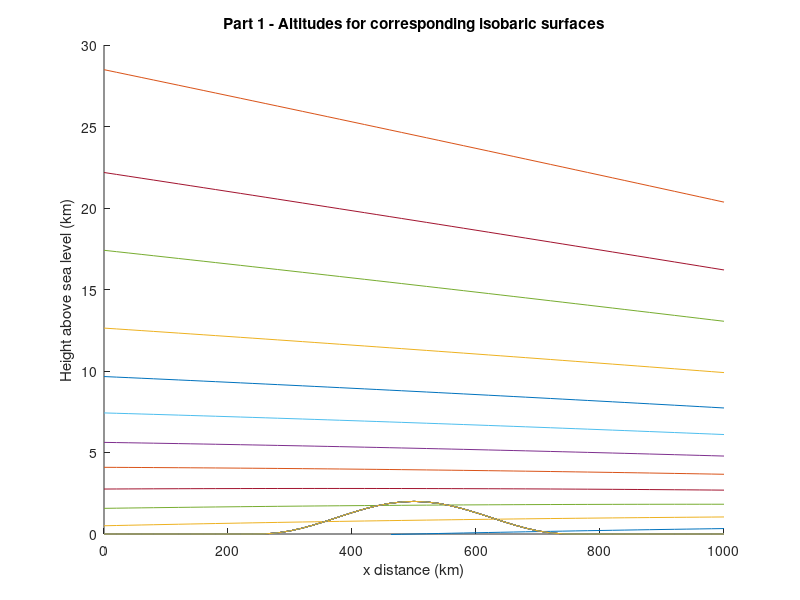
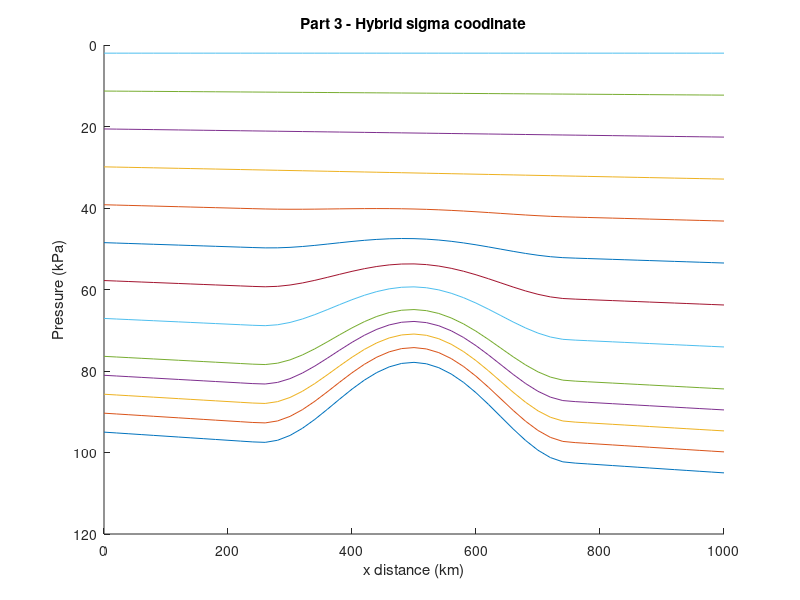
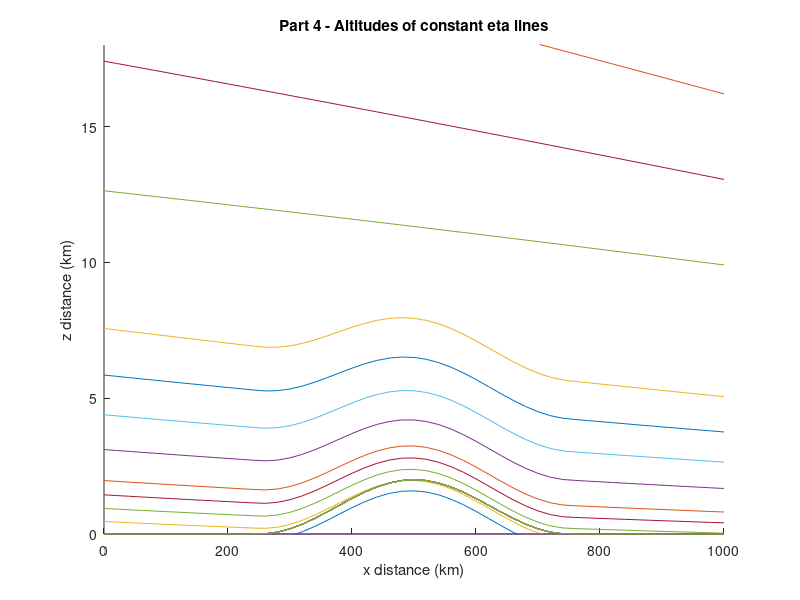

These charts were generated, in order, by the following MATLAB code:
clear all
close all
%% Inputs
xkm = 0:20:1000;
zkm = 0:1:30;
dx = 20;
dz = 1;
pi_top = 2;
eta_c = 0.3;
a = 0.0293;
P = [100 90 80 70 60 50 40 30 20 10 5 2];
eta = [1, 0.95, 0.9, 0.85, 0.8, 0.7, 0.6, 0.5, 0.4, 0.3, 0.2, 0.1, 0];
%% Temperature
%This loop creates a [31,51] matrix where each row represents the
%temperatures across x for one z value
T_matrix = zeros(length(zkm),length(xkm));
for i=1:length(zkm)
    zkm_calc = zkm(i);
    if zkm_calc < 12
        T = (40 - 0.08.*xkm) - 6.5*zkm_calc + 273; %K
    else
        T = (40-0.08.*xkm) - 6.5*12 + 273; %K
    end
    T_matrix(i,:) = T;
end
%% Q1)
%Find:  On an x-z graph, plot the altitudes (km) of the following isobaric surfaces:
%100, 90, 80, 70, 60, 50, 40, 30, 20, 10, 5, 2 kPa.
%On the same plot, plot the altitude of Zground. 
%% Altitude
alt = zeros(length(P), length(xkm));
Pms1 = 95 + 0.01.*xkm;
z = 0; %corresponding to Pms1
%P(1) = Pms1;
z = -log(P(1)./Pms1)*a.*T_matrix(1,:) + z;
alt(1,:)=z;
for k=2:length(P)
    if z < 12
        T = (40 - 0.08.*xkm) - 6.5*z + 273; %K
    else
        T = (40-0.08.*xkm) - 6.5*12 + 273; %K
    end
    z = -log(P(k)./P(k-1))*a.*T + z;
    alt(k,:)=z;
end
%% Zground
Zground=zeros(1,length(xkm));
for j=1:length(xkm)
    %xkm_calc=xkm(j);
    if 250 < xkm(j) && xkm(j) < 750
        Zground_km = 1 + cos(2*3.14159.*(xkm(j) - 500)/500);
    else
        Zground_km = 0;
    end
    Zground(1,j)=Zground_km;
end
%% Plot Altitudes
figure(1)
hold on
for m=1:length(P)
    plot(xkm,alt(m,:))
    plot(xkm,Zground)
    ylim([0 30])
    xlabel('x distance (km)');
    ylabel('Height above sea level (km)');
    title('Part 1 - Altitudes for corresponding isobaric surfaces')
end
%% Question 2
% Interpolate to find the Psurface (kPa) pressure at Zground. Namely, it is the pressure that corresponds to eta = 1.  
%This pressure that you use to find eta in exercises (3) & (4).
%% Surface Pressure
% %P1 = Pms1;
% z1 = 0;
% Psfc = zeros(1,length(xkm));
% for n=i:length(xkm)
%     P2 = Pms1(n)*exp((z1 - Zground(n))/(a*T_matrix(1,n)));
%     Psfc(1,n)=P2;    
% end
% Table = [xkm(:), Zground(:), Psfc(:)];
% Table = Table.'; % Remove semi colon before publishing
%% Surface Pressure 2
z1 = 0;
Psfc = Pms1.*exp((z1 - Zground)./(a.*T_matrix(1,:)));
Table = [xkm(:), Zground(:), Psfc(:)];
Table = Table.'; % Remove semi colon before publishing
%% Question 3
%Create a new P-x graph, on which you plot lines of constant eta, for the eta values listed below.  
%Namely, it should look something like WRF4 figure 2.1b, but with the more realistic meteorology that I prescribed above.  
%Also, like that figure, plot pressure P on the vertical axis in reversed order (highest pressure at the bottom of the figure), 
%but don't use a log scale for P.

%CAUTION: when calculating the values of B to use in WRF4 eq. (2.2), 
%be advised that WRF4 eq. (2.3) applies only for eta > eta_c. Otherwise, set B = 0 for eta <= eta_c.
%% Lines of constant eta
c1 = 2*eta_c^2/(1-eta_c)^3;
c2 = -eta_c*(4 + eta_c + eta_c^2)/(1-eta_c)^3;
c3 = 2*(1+eta_c+eta_c^2)/(1-eta_c)^3;
c4 = -(1+eta_c)/(1-eta_c)^3;

B = zeros(1,length(eta));
for l=1:length(eta)
    etacalc = eta(l);
    if etacalc > eta_c
        B1 = c1 + c2*etacalc + c3*etacalc^2 + c4*etacalc^3;
    else
        B1 = 0;
    end
    B(1,l)=B1;
end

Pd = zeros(length(B), length(xkm));
for q=1:length(B)
    Pd_calc = B(q).*(Psfc-pi_top) + (eta(q)-B(q)).*(Pms1-pi_top) + pi_top;
    Pd(q,:) = Pd_calc;
end
% Pd1 = zeros(length(B), length(xkm));
% for q1=1:length(B)
%     Pd_calc = Pd(q1,:).';
%     Pd1(q1,:) = Pd_calc;
% end
%% Plot Eta lines
figure(2)
hold on
for m=1:length(eta)
    plot(xkm,Pd(m,:))
    %plot(xkm,Zground)
    set(gca, 'YDir','reverse')
    xlabel('x distance (km)');
    ylabel('Pressure (kPa)');
    title('Part 3 - Hybrid sigma coodinate')
end 
%% Question 4
%Create a new z-x graph, on which you plot the z altitudes of the constant 
%eta lines for the same eta values as in part (3) above. Make use of the hypsometric eq 
%to find the heights z at the pressure levels that correspond to the requested eta values.
%% Pressures associated with eta lines
alt_eta = zeros(length(eta),length(xkm));
z_eta = log(Pd(1)./Psfc)*a.*T_matrix(1,:);
alt_eta(1,:)=z_eta;
for k=2:length(eta)-4
    if z_eta < 12
        T = (40 - 0.08.*xkm) - 6.5*z_eta + 273; %K
    else
        T = (40-0.08.*xkm) - 6.5*12 + 273; %K
    end
    z_eta = -log(Pd(k)./Pd(k-1))*a.*T + z_eta;
    alt_eta(k,:)=z_eta;
end

for r=1:3
    alt_eta(9+r,:)=alt(8+r,:);    
end
%% Plot Eta lines
figure(3)
hold on
for m=1:length(eta)
    plot(xkm,alt_eta(m,:))
    plot(xkm,Zground)
    ylim([0 18])
    %set(gca, 'YDir','reverse')
    xlabel('x distance (km)');
    ylabel('z distance (km)');
    title('Part 4 - Altitudes of constant eta lines')
end